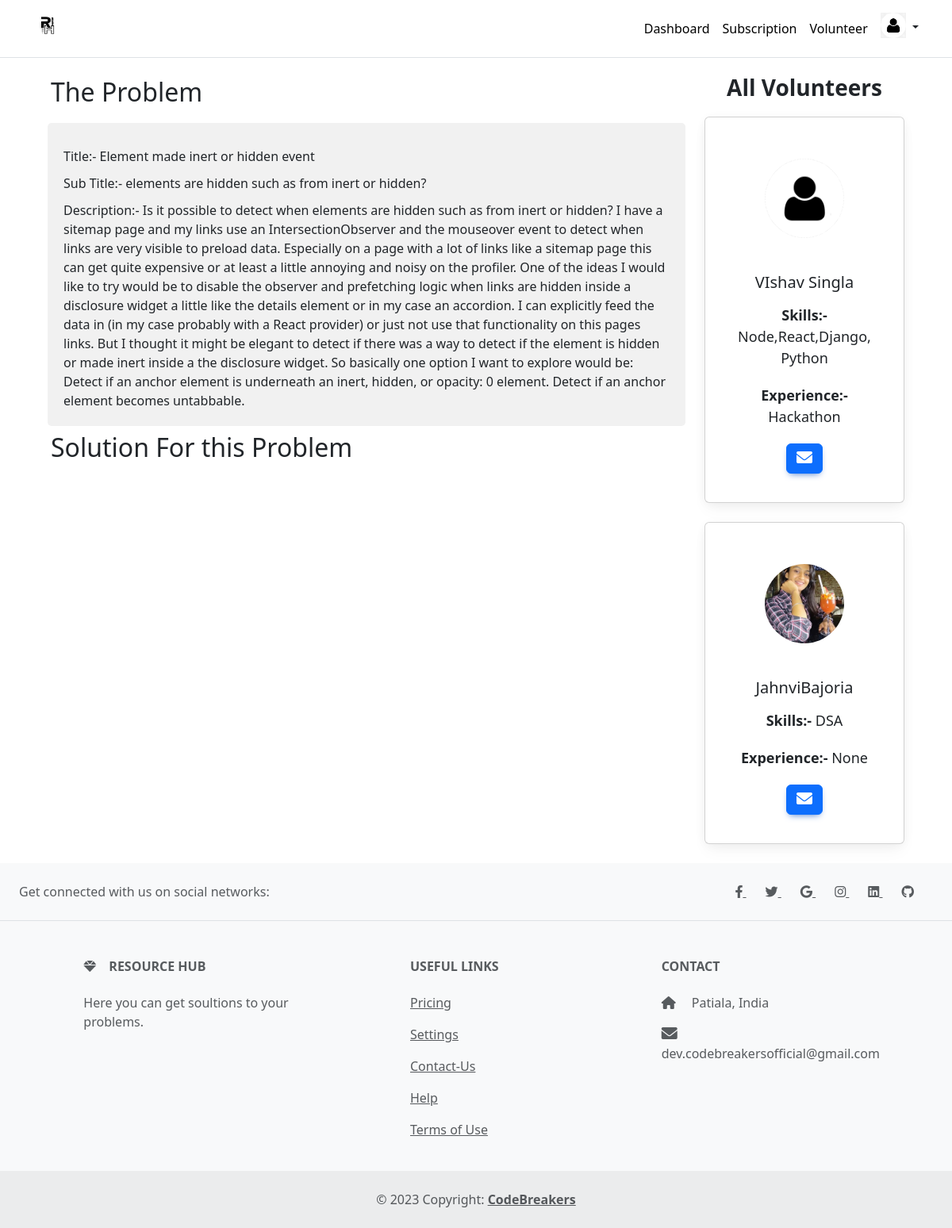
The page /dashboard/view_fullque/1 (signed in) on the database its author committed.
### home/models.py (models this page shows, shortened)
class Draft(models.Model):
    user=models.ForeignKey(User,on_delete=models.SET_NULL,null=True,blank=True)
    title=models.TextField(max_length=40000,null=True)
    subtitle=models.TextField(max_length=3000,null=True,blank=True)
    description=models.TextField(max_length=80000,null=True,blank=True)
    pub_date=models.DateField(null=True,blank=True)
    published=models.BooleanField(default=False,null=True,blank=True)
    thumbnail = models.FileField(upload_to="Drafts", blank=True)

class Customer(models.Model):
    full_name=models.CharField(max_length=100,null=True,blank=True)
    temp_email=models.CharField(max_length=100,null=True,blank=True)
    user=models.ForeignKey(User, on_delete= models.CASCADE ,null=True, blank=True)
    user_Type=models.ForeignKey(userType,on_delete=models.CASCADE,null=True, blank=True)
    myplan=models.ForeignKey(plan,on_delete= models.CASCADE,null=True, blank=True)
    is_verified=models.BooleanField(default=False,null=True,blank=True)
    age=models.IntegerField(null=True,blank=True)
    college=models.CharField(max_length=100,null=True,blank=True)
    skills=models.CharField(max_length=100,null=True,blank=True)
    experience=models.CharField(max_length=200,null=True,blank=True)
    otp_code=models.CharField(max_length=100,null=True)
    pic = models.FileField(upload_to="Profiles/", blank=True)
    is_connected=models.BooleanField(default=False,null=True,blank=True)
    is_basic=models.BooleanField(default=False,null=True,blank=True)
    is_premium=models.BooleanField(default=False,null=True,blank=True)
    meta_key=models.TextField(max_length=100,null=True,blank=True)
    walletkey=models.TextField(max_length=100,null=True,blank=True)

### home/views.py (the view)
# urls.py: path('dashboard/view_fullque/<str:que_id>', views.view_full_que,name="view_full_que"),
def view_full_que(request,que_id):
    if request.user.is_authenticated:
        my_post = Draft.objects.filter(pk=que_id)
        my_review = review.objects.filter(this_draft=my_post[0])
        try:
            my_type=userType.objects.get(code=settings.USER_VOLUNTEER_CODE)
            show_profile=Customer.objects.filter(user_Type=my_type)
        except:
            print('unable to fetch profiles')
        return render(request,"home/view_fullque.html", context={"thispost":my_post,"all_profiles":show_profile,"thisreview":my_review})
    return render(request,"home/home.html", context={})

### home/templates/home/view_fullque.html (shortened to what this page needs)
{% load static %}
<!DOCTYPE html>
<html>
 <head>
<link rel="stylesheet" type="text/css" href="{% static 'answer_post/style.css'%}">
<link rel="stylesheet" type="text/css" href="{% static 'bootstrap.min.css'%}">
<link
  href="https://cdnjs.cloudflare.com/ajax/libs/font-awesome/6.0.0/css/all.min.css"
  rel="stylesheet"
/>
<link
  href="https://cdnjs.cloudflare.com/ajax/libs/mdb-ui-kit/6.2.0/mdb.min.css"
  rel="stylesheet"
/>
<link href="https://cdn.jsdelivr.net/npm/bootstrap@5.3.0-alpha3/dist/css/bootstrap.min.css" rel="stylesheet">
  </head>
  <body>
<header class="p-3 mb-3 border-bottom">
  <div class="container">
      <div class="d-flex flex-wrap align-items-center justify-content-center justify-content-lg-start">
        <a href="{% url 'home' %}" class="d-flex align-items-center mb-2 mb-lg-0 text-dark text-decoration-none">
			<img class="mb-2" src="{% static 'logo/Resource.png' %}" alt="resourcehub" width="40" height="32">
		  </a>
        <ul class="nav col-12 col-lg-auto me-lg-2 mb-10 justify-content-center mb-md-0">
			<li><a href="{% url 'dashboard' %}" class="nav-link px-2" style="color: black;"> Dashboard</a></li>
			<li><a href="{% url 'pricing' %}" class="nav-link px-2" style="color: black;"> Subscription</a></li>
			<li><a href="{% url 'view_volunteer_profiles' %}" class="nav-link px-2" style="color: black;"> Volunteer</a></li>
          </ul>
        <div class="dropdown text-end">
			<a href="#" class="d-block link-dark text-decoration-none dropdown-toggle" id="dropdownUser1" data-bs-toggle="dropdown" aria-expanded="false">
				<img class="mb-2" src="{% static 'logo/signin.png' %}" alt="resourcehub" width="32" height="32" class="rounded-circle">
			</a>
        </div>
      </div>
    </div>
  </header>
  <body>
	<main class="px-5">
		<div class="container">
		  <div class="row">
			<div class="col">
		<h2 class="mx-1 my-2">The Problem</h2>
		{% for my_post in thispost %}
		<form class="questionaire">
				<label for="question-title">Title:-  {{my_post.title}}</label>
				<br>
				<label for="question-title">Sub Title:-  {{my_post.subtitle}}</label>
				<br>
				<label for="question-title">Description:-  {{my_post.description}}</label>
			{% endfor %}
		</form>
		<h2 class="mx-1 my-2">Solution For this Problem</h2>
    </div>
	<div class="col col-lg-3">
		<p class="fs-3 text-center fw-bolder">All Volunteers</p>
		{% for show_profile in all_profiles %}
		  <div class="card mb-4 text-center">
			<div class="card-body">
			  <div class="mt-3 mb-4">
				{% if show_profile.pic %}
				  <img src="{{ show_profile.pic.url }}" class="rounded-circle img-fluid" style="width: 100px;" />
				{% else %}
				  <img src="{% static 'logo/signin.png' %}" class="rounded-circle img-fluid" style="width: 100px;" />
				{% endif %}
			  </div>
			  <h5 class="card-title">{{ show_profile.full_name }}</h5>
			  <p class="card-text">
				<p class="designation"><b>Skills:-</b>  {{ show_profile.skills }}</p>
				<p class="designation"><b>Experience:-</b>  {{ show_profile.experience }}</p>
			  </p>
			  <a class="btn btn-primary" href="mailto:{{all_volunteers.temp_email}}"><i class="fa fa-envelope"></i></a>
			</div>
		  </div>
		{% endfor %}
	  </div>
	</div>
	</div>
</main>
</body>
	<footer class="text-center text-lg-start bg-light text-muted">
		<section class="d-flex justify-content-center justify-content-lg-between p-4 border-bottom">
		  <div class="me-5 d-none d-lg-block">
		  <span>Get connected with us on social networks:</span>
		  </div>
		  <div>
		  <a href="" class="me-4 text-reset">
			<i class="fab fa-facebook-f"></i>
		  </a>
		  <a href="" class="me-4 text-reset">
			<i class="fab fa-twitter"></i>
		  </a>
		  <a href="" class="me-4 text-reset">
			<i class="fab fa-google"></i>
		  </a>
		  <a href="" class="me-4 text-reset">
			<i class="fab fa-instagram"></i>
		  </a>
		  <a href="" class="me-4 text-reset">
			<i class="fab fa-linkedin"></i>
		  </a>
		  <a href="" class="me-4 text-reset">
			<i class="fab fa-github"></i>
		  </a>
		  </div>
		</section>
		<section class="">
		  <div class="container text-center text-md-start mt-5">
		  <div class="row mt-3">
			<div class="col-md-3 col-lg-4 col-xl-3 mx-auto mb-4">
			<h6 class="text-uppercase fw-bold mb-4">
			  <i class="fas fa-gem me-3"></i>Resource Hub
			</h6>
			<p>
			  Here you can get soultions to your problems.
			</p>
			</div>
			<div class="col-md-3 col-lg-2 col-xl-2 mx-auto mb-4">
			<h6 class="text-uppercase fw-bold mb-4">
			  Useful links
			</h6>
			<p>
			  <a href="{% url 'pricing' %}" class="text-reset">Pricing</a>
			</p>
			<p>
			  <a href="{% url 'view_profile' %}" class="text-reset">Settings</a>
			</p>
			<p>
				<a href="{% url 'contact' %}" class="text-reset">Contact-Us</a>
			  </p>
			<p>
			  <a href="https://resourcehubcomm.netlify.app/" class="text-reset">Help</a>
			</p>
			<p>
			  <a href="{% url 'tos' %}" class="text-reset">Terms of Use</a>
			</p>
			</div>
			<div class="col-md-4 col-lg-3 col-xl-3 mx-auto mb-md-0 mb-4">
			<h6 class="text-uppercase fw-bold mb-4">Contact</h6>
			<p><i class="fas fa-home me-3"></i> Patiala, India</p>
			<p>
			  <i class="fas fa-envelope me-3"></i>
			  dev.codebreakersofficial@gmail.com
			</p>
			</div>
		  </div>
		  </div>
		</section>
		<div class="text-center p-4" style="background-color: rgba(0, 0, 0, 0.05);">
		  © 2023 Copyright:
		  <a class="text-reset fw-bold" href="https://mdbootstrap.com/">CodeBreakers</a>
		</div>
	  </footer>
</html>

### static/answer_post/style.css (style rules this page uses)
body { font-family: Arial, sans-serif; background-color: #f5f5f5; }
header { color: #fff; padding: 20px; }
.card { background-color: #fff; box-shadow: 0 0 10px rgba(0, 0, 0, 0.2); border-radius: 5px; padding: 20px; text-align: center; margin-bottom:30px; }
.card img { text-align:center; justify-content: center; border-radius: 50%; height: 100px; width: 100px; object-fit: cover; margin-bottom: 20px; }
.designation { font-size: 18px; margin: 10px 0 20px; }
.fa-envelope { font-size: 20px; }
.container { max-width: 600px; margin: auto; }
.questionaire { background-color: #f1f1f1; border-radius: 5px; padding: 20px; margin-top: 20px; }
h2 { margin-top: 0; }
label { display: block; margin-top: 10px; }

### home/templates/home/view_fullque.html (style rules this page uses)
.dropdown-toggle { outline: 0; }

### rows shown on the page
Draft: title "Element made inert or hidden event", subtitle "elements are hidden such as from inert or hidden?", description "Is it possible to detect when elements are hidden such as from inert or hidden? I have a sitemap page and my links use an IntersectionObserver and the mouseover event to detect when links are very visible to preload data. Especially on a page with a lot of links like a sitemap page this can get quite expensive or at least a little annoying and noisy on the profiler. One of the ideas I would like to try would be to disable the observer and prefetching logic when links are hidden inside a disclosure widget a little like the details element or in my case an accordion. I can explicitly feed the data in (in my case probably with a React provider) or just not use that functionality on this pages…"
Customer: full_name "VIshav Singla", skills "Node,React,Django,Python", experience "Hackathon"
Customer: pic (picture), full_name "JahnviBajoria", skills "DSA", experience "None"
